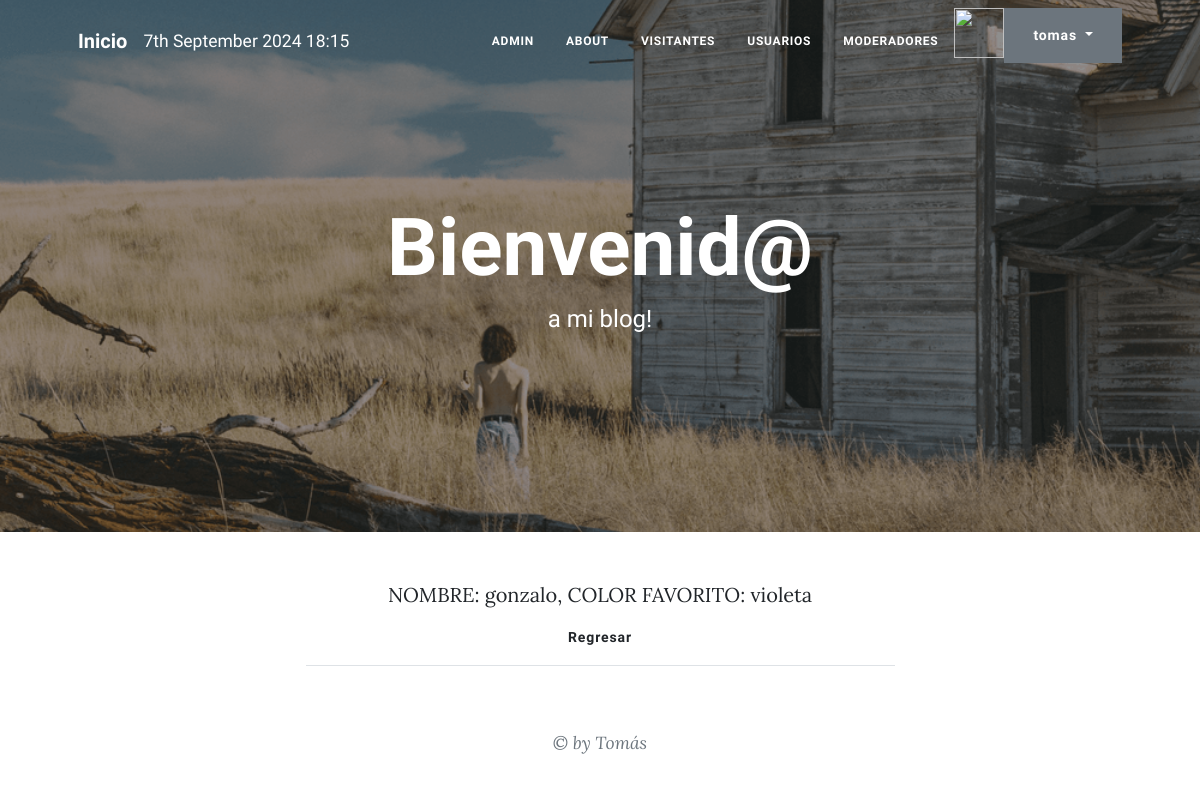
Before: /visitantes-detail/5/ (signed in) with the older database file.
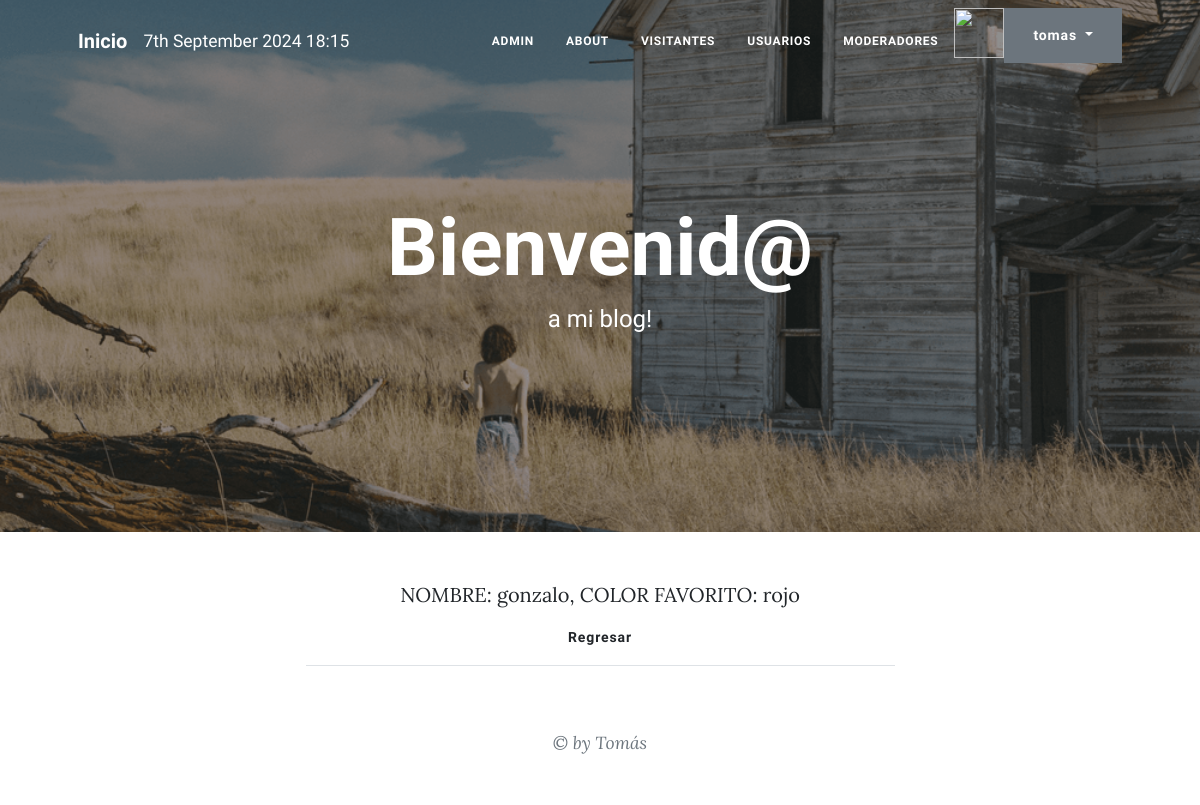
After: the same page with the newer database file.
### Appcoder/models.py (models this page shows, shortened)
class Visitantes(models.Model):
    nombre = models.CharField(max_length=15)
    color_favorito = models.CharField(max_length=15)

### Appcoder/views.py (the view)
# urls.py: path('visitantes-detail/<int:pk>/', views.VisitantesDetailView.as_view(), name="VisitantesDetail"),
class VisitantesDetailView(LoginRequiredMixin,DetailView):
      model = Visitantes
      template_name = "appcoder/visitantes_detail.html"

### Appcoder/templates/appcoder/visitantes_detail.html
{% extends 'appcoder/padre.html' %}
{% load static %}
{% block contenidoQueCambia %}
<div align="center">
NOMBRE: {{ visitantes.nombre }}, COLOR FAVORITO: {{visitantes.color_favorito}}<br>
<button type="button" class="btn"><a href="{% url 'VisitantesList' %}">Regresar</a></button>
</div>
{% endblock %}

### Appcoder/templates/appcoder/padre.html (shortened to what this page needs)
{% load static %}
<!DOCTYPE html>
<html lang="en">
    <head>
        <link href="{% static 'APPCODER/css/styles.css' %}" rel="stylesheet" />{% csrf_token %}
    </head>
    <body>
        <nav class="navbar navbar-expand-lg navbar-light" id="mainNav">
            <div class="container px-4 px-lg-5">
                <a class="navbar-brand" href="{% url 'inicio' %}">Inicio</a>
                <small class="text-white">{% now "jS F Y H:i" %}</small>
                <div class="collapse navbar-collapse" id="navbarResponsive">
                    <ul class="navbar-nav ms-auto py-4 py-lg-0">
                        <li class="nav-item"><a class="nav-link px-lg-3 py-3 py-lg-4" href="/admin/">Admin</a></li>
                        <li class="nav-item"><a class="nav-link px-lg-3 py-3 py-lg-4" href="{% url 'AboutMe' %}">About</a></li>
                        <li class="nav-item"><a class="nav-link px-lg-3 py-3 py-lg-4" href="{% url 'VisitantesList' %}">Visitantes</a></li>
                        <li class="nav-item"><a class="nav-link px-lg-3 py-3 py-lg-4" href="{% url 'UsuariosList' %}">Usuarios</a></li>
                        <li class="nav-item"><a class="nav-link px-lg-3 py-3 py-lg-4" href="{% url 'ModeradoresList' %}">Moderadores</a></li>
                        {% if request.user.is_authenticated %}
                            <img src="{{request.user.imagen.imagen.url}}" alt="" style="height: 50px;width: 50px;">
                            <div class="dropdown">
                                <button class="btn btn-secondary dropdown-toggle" type="button" id="dropdownMenuButton1" data-bs-toggle="dropdown" aria-expanded="false">
                                    {{ request.user.username }}
                                </button>
                            </div>
                        {% endif %}
                    </ul>
                </div>
            </div>
        </nav>
        <header class="masthead" style="background-image:url('/static/APPCODER/assets/img/backgrountest.png') ">{% csrf_token %}
            <div class="container position-relative px-4 px-lg-5">
                <div class="row gx-4 gx-lg-5 justify-content-center">
                    <div class="col-md-10 col-lg-8 col-xl-7">
                        <div class="site-heading">
                            <h1 class="fw-medium">Bienvenid@</h1>
                            <span class="subheading" class="fw-lighter">a mi blog!</span>
                        </div>
                    </div>
                </div>
            </div>
        </header>
        {% block contenidoQueCambia %}{% endblock %}
        <div class="container px-4 px-lg-5">
            <div class="row gx-4 gx-lg-5 justify-content-center">
                <div class="col-md-10 col-lg-8 col-xl-7">
        <footer class="border-top">
            <div class="container px-4 px-lg-5">
                <div class="row gx-4 gx-lg-5 justify-content-center">
                    <div class="col-md-10 col-lg-8 col-xl-7">
                        <div class="small text-center text-muted fst-italic">&copy; by Tomás</div>
                    </div>
                </div>
            </div>
        </footer>
    </body>
</html>

Changed rows visible on the page:
changed Visitantes "gonzalo": color_favorito "violeta" → "rojo"
